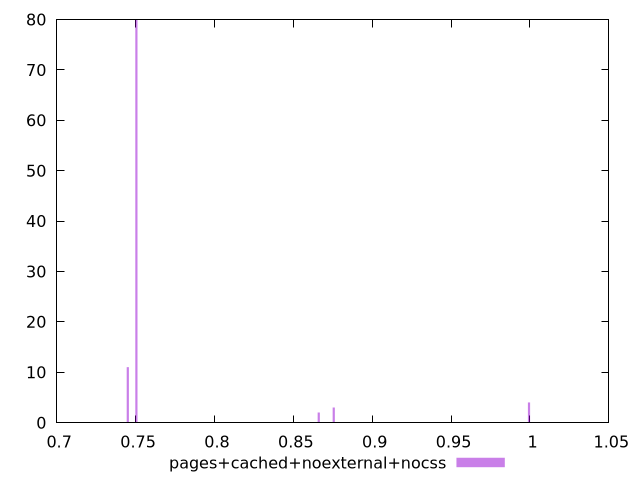

The script that saved this image:
$_pagesCachedNoexternalNocss <<EOF
0.7505511830209292 80
0.8756430468577507 3
0.9993752165224329 4
0.8661251876527751 2
0.7451124063323717 11
EOF
set key outside below
set terminal pngcairo
set output "report_00006_2020-11-02T20-21-41.718Z/uses-http2/pages+cached+noexternal+nocss//hist.png"
set yrange [0:80]
set boxwidth 0.0013596941721393644
set style fill transparent solid 0.5 noborder
plot $_pagesCachedNoexternalNocss title "pages+cached+noexternal+nocss" with boxes ,
